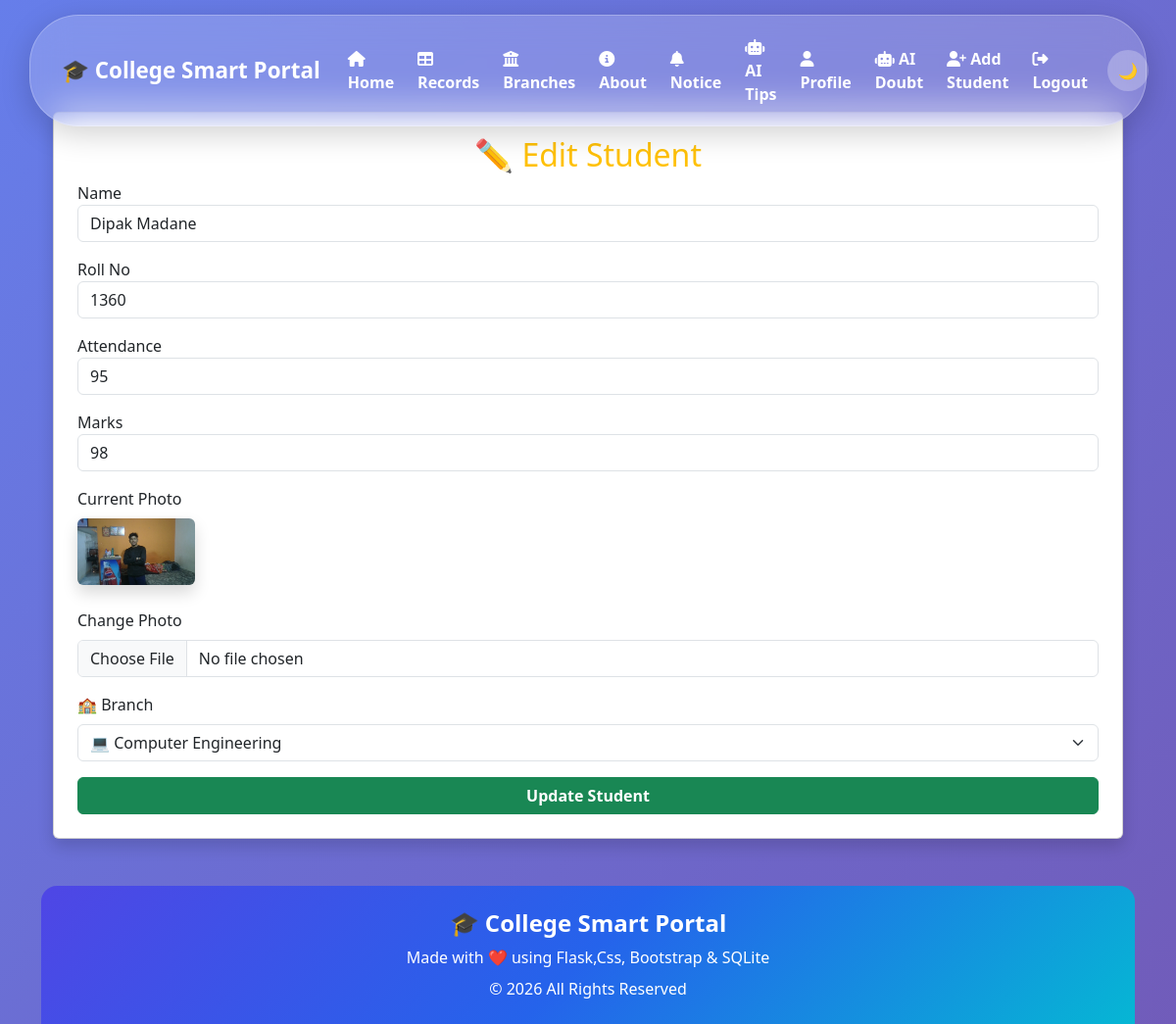
Screenshot of /edit/1 (signed in) with the database file from the repository.
### tables this page shows
CREATE TABLE students (
            id INTEGER PRIMARY KEY AUTOINCREMENT,
            name TEXT NOT NULL,
            roll TEXT UNIQUE NOT NULL,
            attendance INTEGER NOT NULL,
            marks INTEGER NOT NULL,
            branch TEXT NOT NULL,
            photo TEXT
            
        
        );

### app.py (the view, shortened to what this page needs)
@app.route("/edit/<int:id>", methods=["GET", "POST"])
def edit_student(id):
    if session.get("role") != "admin":
        flash("Access Denied!", "danger")
        return redirect(url_for("home"))
    conn = get_db()
    student = conn.execute(
        "SELECT * FROM students WHERE id=?",
        (id,)
    ).fetchone()
    conn.close()
    return render_template("edit_student.html", student=student)

### app.py (called while the page is built)
def get_db():
    conn = sqlite3.connect("myproject.db")
    conn.row_factory = sqlite3.Row
    return conn

### templates/edit_student.html (shortened to what this page needs)
{% extends 'base.html' %}
{% block content %}
<div class="container mt-4">
<div class="card shadow p-4">
<h2 class="text-center text-warning">
    ✏️ Edit Student
</h2>
<form method="POST" enctype="multipart/form-data" >
<label>Name</label>
<input
type="text"
name="name"
class="form-control mb-3"
value="{{ student.name }}">
<label>Roll No</label>
<input
type="text"
name="roll"
class="form-control mb-3"
value="{{ student.roll }}">
<label>Attendance</label>
<input
type="text"
name="attendance"
class="form-control mb-3"
value="{{ student.attendance }}">
<label>Marks</label>
<input
type="number"
name="marks"
class="form-control mb-3"
value="{{ student.marks }}">
<div class="mb-3">
    <label class="form-label">Current Photo</label><br>
    {% if student.photo %}
        <img src="{{ url_for('static', filename='uploads/' + student.photo) }}"
             width="120"
             class="rounded shadow mb-2">
    {% else %}
        <p class="text-muted">No Photo</p>
    {% endif %}
</div>
<div class="mb-3">
    <label class="form-label">Change Photo</label>
    <input type="file" name="photo" class="form-control" accept="image/*">
</div>
<label class="form-label">🏫 Branch</label>
<select name="branch" class="form-select mb-3">
    <option value="Computer Engineering" {% if student.branch == "Computer Engineering" %}selected{% endif %}>💻 Computer Engineering</option>
</select>
<button class="btn btn-success w-100">
    Update Student
</button>
</form>
</div>
</div>
{% endblock %}

### templates/base.html (style rules this page uses)
.card { transition:0.3s; }
.btn { transition:0.3s; }
.btn { border: radius 15px; font-weight:bold; }
body { background:linear-gradient(135deg,#667eea,#764ba2,#6dd5ed); background-size:300% 300%; animation:bgMove 12s ease infinite; }

### rows the page displays
students: name "Dipak Madane", roll "1360", attendance "95", marks "98", photo (picture), branch "💻 Computer Engineering"
